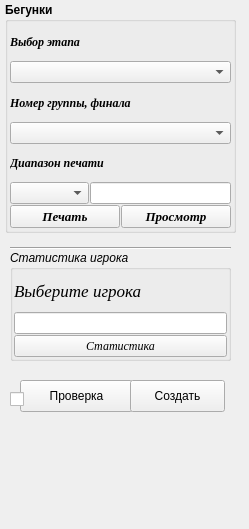
    <widget class="QWidget" name="page_7">
     <property name="geometry">
      <rect>
       <x>0</x>
       <y>0</y>
       <width>249</width>
       <height>529</height>
      </rect>
     </property>
     <attribute name="label">
      <string>Дополнительно</string>
     </attribute>
     <widget class="QGroupBox" name="groupBox_4">
      <property name="geometry">
       <rect>
        <x>5</x>
        <y>2</y>
        <width>231</width>
        <height>231</height>
       </rect>
      </property>
      <property name="font">
       <font>
        <weight>75</weight>
        <bold>true</bold>
       </font>
      </property>
      <property name="title">
       <string>Бегунки</string>
      </property>
      <layout class="QVBoxLayout" name="verticalLayout_26">
       <property name="spacing">
        <number>1</number>
       </property>
       <property name="leftMargin">
        <number>2</number>
       </property>
       <property name="topMargin">
        <number>2</number>
       </property>
       <property name="rightMargin">
        <number>2</number>
       </property>
       <property name="bottomMargin">
        <number>2</number>
       </property>
       <item>
        <layout class="QVBoxLayout" name="verticalLayout_23">
         <property name="spacing">
          <number>1</number>
         </property>
         <item>
          <widget class="QLabel" name="label_69">
           <property name="font">
            <font>
             <family>Times New Roman</family>
             <italic>true</italic>
            </font>
           </property>
           <property name="text">
            <string>Выбор этапа</string>
           </property>
          </widget>
         </item>
         <item>
          <widget class="QComboBox" name="comboBox_select_stage_begunki">
           <property name="editable">
            <bool>false</bool>
           </property>
          </widget>
         </item>
        </layout>
       </item>
       <item>
        <layout class="QVBoxLayout" name="verticalLayout_24">
         <property name="spacing">
          <number>1</number>
         </property>
         <item>
          <widget class="QLabel" name="label_68">
           <property name="font">
            <font>
             <family>Times New Roman</family>
             <italic>true</italic>
            </font>
           </property>
           <property name="text">
            <string>Номер группы, финала</string>
           </property>
          </widget>
         </item>
         <item>
          <widget class="QComboBox" name="comboBox_select_group_begunki">
           <property name="editable">
            <bool>false</bool>
           </property>
           <property name="insertPolicy">
            <enum>QComboBox::InsertAlphabetically</enum>
           </property>
          </widget>
         </item>
        </layout>
       </item>
       <item>
        <layout class="QVBoxLayout" name="verticalLayout_25">
         <property name="spacing">
          <number>1</number>
         </property>
         <item>
          <widget class="QLabel" name="label_70">
           <property name="font">
            <font>
             <family>Times New Roman</family>
             <italic>true</italic>
            </font>
           </property>
           <property name="text">
            <string>Диапазон печати</string>
           </property>
          </widget>
         </item>
         <item>
          <layout class="QHBoxLayout" name="horizontalLayout_15">
           <property name="spacing">
            <number>1</number>
           </property>
           <item>
            <widget class="QComboBox" name="comboBox_select_tours"/>
           </item>
           <item>
            <widget class="QLineEdit" name="lineEdit_range_tours"/>
           </item>
          </layout>
         </item>
        </layout>
       </item>
       <item>
        <layout class="QHBoxLayout" name="horizontalLayout_16">
         <property name="spacing">
          <number>1</number>
         </property>
         <item>
          <widget class="QPushButton" name="Button_print_begunki">
           <property name="sizePolicy">
            <sizepolicy hsizetype="Expanding" vsizetype="Fixed">
             <horstretch>0</horstretch>
             <verstretch>0</verstretch>
            </sizepolicy>
           </property>
           <property name="font">
            <font>
             <family>Times New Roman</family>
             <pointsize>10</pointsize>
             <italic>true</italic>
            </font>
           </property>
           <property name="text">
            <string>Печать</string>
           </property>
          </widget>
         </item>
         <item>
          <widget class="QPushButton" name="Button_view_begunki">
           <property name="sizePolicy">
            <sizepolicy hsizetype="Expanding" vsizetype="Fixed">
             <horstretch>0</horstretch>
             <verstretch>0</verstretch>
            </sizepolicy>
           </property>
           <property name="font">
            <font>
             <family>Times New Roman</family>
             <pointsize>10</pointsize>
             <italic>true</italic>
            </font>
           </property>
           <property name="text">
            <string>Просмотр</string>
           </property>
          </widget>
         </item>
        </layout>
       </item>
      </layout>
     </widget>
     <widget class="Line" name="line_3">
      <property name="geometry">
       <rect>
        <x>10</x>
        <y>240</y>
        <width>221</width>
        <height>16</height>
       </rect>
      </property>
      <property name="orientation">
       <enum>Qt::Horizontal</enum>
      </property>
     </widget>
     <widget class="QPushButton" name="Button_proba">
      <property name="geometry">
       <rect>
        <x>20</x>
        <y>380</y>
        <width>113</width>
        <height>32</height>
       </rect>
      </property>
      <property name="text">
       <string>Проверка</string>
      </property>
     </widget>
     <widget class="QPushButton" name="Button_system_made">
      <property name="geometry">
       <rect>
        <x>130</x>
        <y>380</y>
        <width>95</width>
        <height>32</height>
       </rect>
      </property>
      <property name="sizePolicy">
       <sizepolicy hsizetype="Minimum" vsizetype="Fixed">
        <horstretch>0</horstretch>
        <verstretch>0</verstretch>
       </sizepolicy>
      </property>
      <property name="text">
       <string>Создать</string>
      </property>
     </widget>
     <widget class="QCheckBox" name="checkBox_3">
      <property name="geometry">
       <rect>
        <x>10</x>
        <y>390</y>
        <width>19</width>
        <height>18</height>
       </rect>
      </property>
      <property name="text">
       <string/>
      </property>
     </widget>
     <widget class="QGroupBox" name="groupBox_9">
      <property name="geometry">
       <rect>
        <x>10</x>
        <y>250</y>
        <width>221</width>
        <height>111</height>
       </rect>
      </property>
      <property name="font">
       <font>
        <italic>true</italic>
       </font>
      </property>
      <property name="title">
       <string>Статистика игрока</string>
      </property>
      <property name="flat">
       <bool>false</bool>
      </property>
      <property name="checkable">
       <bool>false</bool>
      </property>
      <layout class="QVBoxLayout" name="verticalLayout_11">
       <property name="spacing">
        <number>1</number>
       </property>
       <property name="leftMargin">
        <number>1</number>
       </property>
       <property name="topMargin">
        <number>1</number>
       </property>
       <property name="rightMargin">
        <number>1</number>
       </property>
       <property name="bottomMargin">
        <number>1</number>
       </property>
       <item>
        <widget class="QLabel" name="label_76">
         <property name="font">
          <font>
           <family>Times New Roman</family>
           <pointsize>13</pointsize>
           <italic>true</italic>
          </font>
         </property>
         <property name="text">
          <string>Выберите игрока</string>
         </property>
        </widget>
       </item>
       <item>
        <widget class="QLineEdit" name="lineEdit_find_player_stat"/>
       </item>
       <item>
        <widget class="QPushButton" name="Button_player_stat">
         <property name="font">
          <font>
           <family>Times New Roman</family>
          </font>
         </property>
         <property name="text">
          <string>Статистика</string>
         </property>
        </widget>
       </item>
      </layout>
     </widget>
    </widget>
